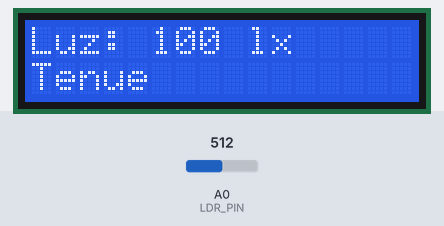
This sketch was run on a simulated Arduino Uno, built with avr-gcc and run on an emulated ATmega328P. Parts: 16×2 character LCD. Inputs (shaded band) come from the test bench; at power-on: A0 (LDR_PIN) = 512.

Above: at 1.2 s.
1.3 s: A0 (LDR_PIN) set to 306
At 2.3 s:
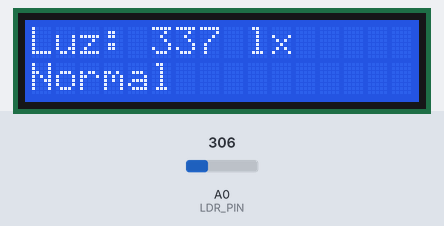
3.1 s: A0 (LDR_PIN) set to 122
At 3.5 s:
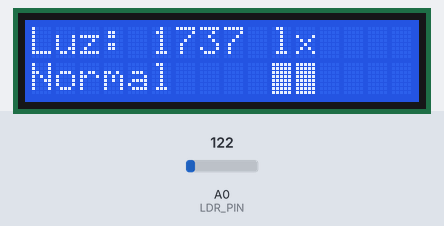
4.6 s: A0 (LDR_PIN) set to 0
At 5.8 s:
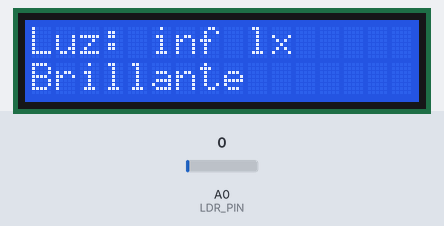
6.1 s: A0 (LDR_PIN) set to 16
At 7.2 s:
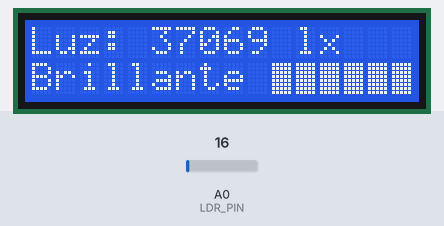
7.7 s: A0 (LDR_PIN) set to 900
At 8.5 s:
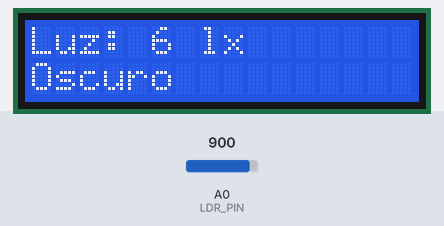
9.2 s: A0 (LDR_PIN) set to 511
At 9.6 s:
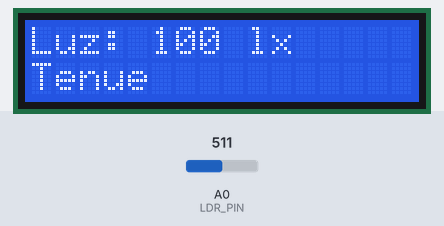
Timing chart, 0 to 11.7 s (numbered marks = the images above; inputs shaded):
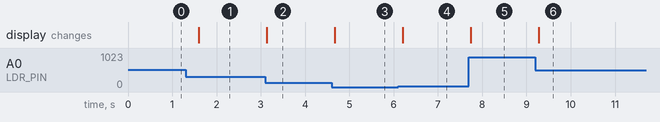

Measured:
- after the input at 1.3 s, the display: changes after 0.30 s (image 1)
- after the input at 3.1 s, the display: changes at once (image 2)
- after the input at 4.6 s, the display: changes after 0.07 s (image 3)
- after the input at 6.1 s, the display: changes after 0.11 s (image 4)
- after the input at 7.7 s, the display: changes at once (image 5)
- after the input at 9.2 s, the display: changes after 0.08 s (image 6)

The sketch:

sensor_luz.ino
```cpp
// ===== Sensor de luz (fotoresistencia, salida AO en A0) =====
// Muestra los lux, el nivel de luz y una barra en la LCD.
#include <LiquidCrystal.h>

LiquidCrystal lcd(12, 11, 5, 4, 3, 2);  // RS, E, D4, D5, D6, D7

#define LDR_PIN A0
const float GAMMA = 0.7;   // Valores del módulo de Wokwi
const float RL10  = 50;

float leerLux() {
  int lectura = analogRead(LDR_PIN);
  float voltaje = lectura / 1024.0 * 5;
  float resistencia = 2000 * voltaje / (1 - voltaje / 5);
  return pow(RL10 * 1e3 * pow(10, GAMMA) / resistencia, (1 / GAMMA));
}

void setup() {
  lcd.begin(16, 2);
}

void loop() {
  float lux = leerLux();

  const char* nivel;
  if (lux < 10)        nivel = "Oscuro";
  else if (lux < 300)  nivel = "Tenue";
  else if (lux < 2000) nivel = "Normal";
  else                 nivel = "Brillante";

  lcd.setCursor(0, 0);
  lcd.print("Luz: ");
  lcd.print(lux, 0);
  lcd.print(" lx         ");

  // Segunda línea: nivel + barra de 6 bloques
  lcd.setCursor(0, 1);
  lcd.print(nivel);
  lcd.print("          ");
  int bloques = constrain(map((long)lux, 0, 5000, 0, 6), 0, 6);
  lcd.setCursor(10, 1);
  for (int i = 0; i < 6; i++) lcd.write(i < bloques ? 255 : ' ');

  delay(300);
}
```
